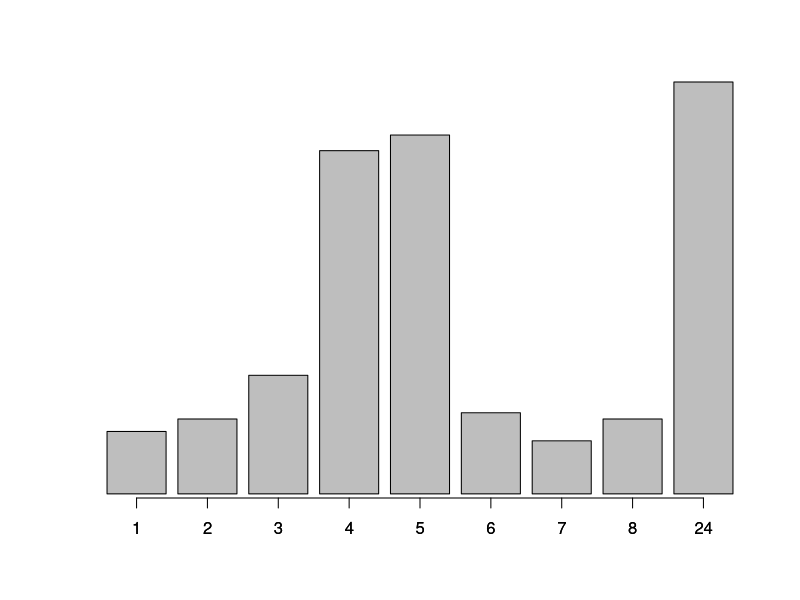

Write the R code that produced this figure.
library("MASS") # for Boston Housing data
tab <- table(Boston$rad)
# standard barchart with own labels
at  <- barplot(tab, axes=F)
axis(1, at=at, labels=names(tab))
